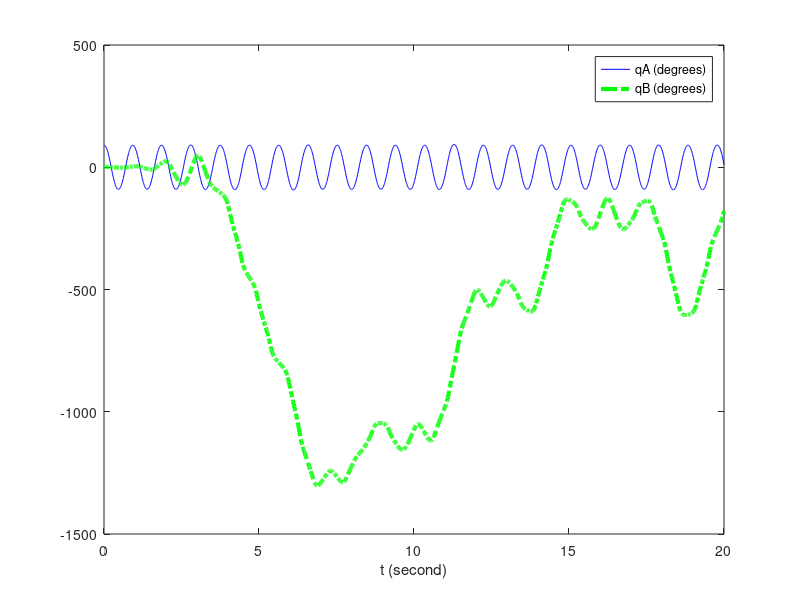
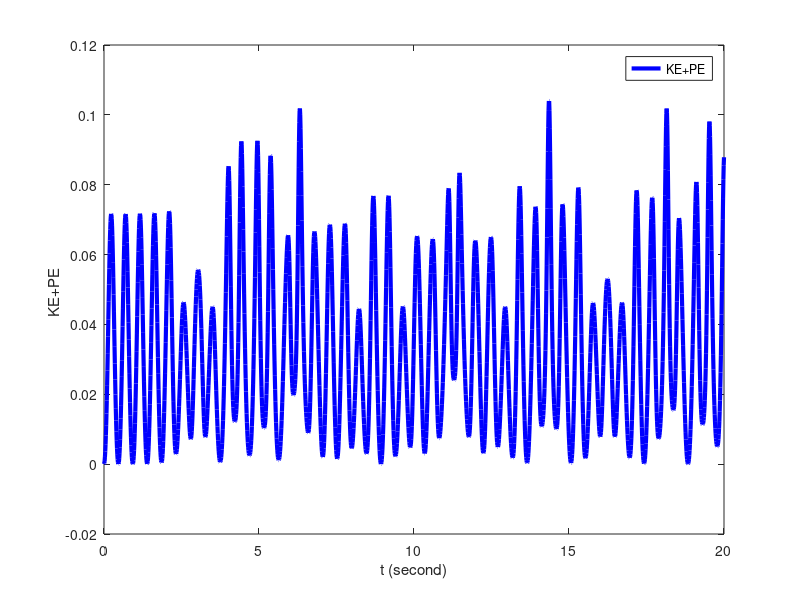

These charts were generated, in order, by the following MATLAB code:
function [t,VAR,Output] = baby_boot
%===========================================================================
% File: baby_boot.m created Nov 05 2025 by MotionGenesis 6.5.
% Portions copyright (c) 2009-2025 Motion Genesis LLC.  Rights reserved.
% MotionGenesis Student Licensee: Charlie Lambert. (until September 2028).
% This MotionGenesis Student license is granted the right to use this code
% only until September 2028, only for legal student-academic (non-professional) purposes,
% and limited to their coursework completion at their accredited school.
% All use of this code is specifically limited to this student licensee.
% No rights are extended for other purposes or to anyone but the licensee.
% This copyright notice must appear in all uses of this code.
%===========================================================================
% The software is provided "as is", without warranty of any kind, express or    
% implied, including but not limited to the warranties of merchantability or    
% fitness for a particular purpose. In no event shall the authors, contributors,
% or copyright holders be liable for any claim, damages or other liability,     
% whether in an action of contract, tort, or otherwise, arising from, out of, or
% in connection with the software or the use or other dealings in the software. 
%===========================================================================
eventDetectedByIntegratorTerminate1OrContinue0 = [];
qADDt=0; qBDDt=0; KE=0; PE=0;


%-------------------------------+--------------------------+-------------------+-----------------
% Quantity                      | Value                    | Units             | Description
%-------------------------------|--------------------------|-------------------|-----------------
g                               =  9.81;                   % m/s^2               Constant
IAxx                            =  50;                     % g*cm^2              Constant
IBxx                            =  2500;                   % g*cm^2              Constant
IByy                            =  500;                    % g*cm^2              Constant
IBzz                            =  2000;                   % g*cm^2              Constant
LA                              =  7.5;                    % cm                  Constant
LB                              =  20;                     % cm                  Constant
mA                              =  0.01;                   % kg                  Constant
mB                              =  0.1;                    % kg                  Constant

qA                              =  90;                     % degrees             Initial Value
qB                              =  1;                      % degrees             Initial Value
qADt                            =  0;                      % UNITS               Initial Value
qBDt                            =  0;                      % UNITS               Initial Value

tInitial                        =  0.0;                    % second              Initial Time
tFinal                          =  20;                     % second              Final Time
tStep                           =  0.01;                   % second              Integration Step
printIntScreen                  =  1;                      % 0 or +integer       0 is NO screen output
printIntFile                    =  1;                      % 0 or +integer       0 is NO file   output
absError                        =  1.0E-05;                %                     Absolute Error
relError                        =  1.0E-08;                %                     Relative Error
%-------------------------------+--------------------------+-------------------+-----------------

% Unit conversions.  UnitSystem: kg, meter, second.
DEGtoRAD = pi / 180.0;
RADtoDEG = 180.0 / pi;
IAxx = IAxx * 1.0E-07;                                     %  Converted from g*cm^2 
IBxx = IBxx * 1.0E-07;                                     %  Converted from g*cm^2 
IByy = IByy * 1.0E-07;                                     %  Converted from g*cm^2 
IBzz = IBzz * 1.0E-07;                                     %  Converted from g*cm^2 
LA = LA * 0.01;                                            %  Converted from cm 
LB = LB * 0.01;                                            %  Converted from cm 
qA = qA * DEGtoRAD;                                        %  Converted from degrees 
qB = qB * DEGtoRAD;                                        %  Converted from degrees 

VAR = SetMatrixFromNamedQuantities;
[t,VAR,Output] = IntegrateForwardOrBackward( tInitial, tFinal, tStep, absError, relError, VAR, printIntScreen, printIntFile );
OutputToScreenOrFile( [], 0, 0 );   % Close output files.
if( printIntFile ~= 0 ),  PlotOutputFiles;  end


%===========================================================================
function sys = mdlDerivatives( t, VAR, uSimulink )
%===========================================================================
SetNamedQuantitiesFromMatrix( VAR );
qADDt = (g*(mA*LA+mB*LB)*sin(qA)+2*(IBxx-IByy)*sin(qB)*cos(qB)*qADt*qBDt)/(IAxx+IBxx+mA*LA^2-mB*(2*LA*LB-(2*LA-LB)*(4*LA-LB))-(IBxx-  ...
IByy)*sin(qB)^2);
qBDDt = -(IBxx-IByy)*sin(qB)*cos(qB)*qADt^2/IBzz;

sys = transpose( SetMatrixOfDerivativesPriorToIntegrationStep );
end



%===========================================================================
function VAR = SetMatrixFromNamedQuantities
%===========================================================================
VAR = zeros( 1, 4 );
VAR(1) = qA;
VAR(2) = qB;
VAR(3) = qADt;
VAR(4) = qBDt;
end


%===========================================================================
function SetNamedQuantitiesFromMatrix( VAR )
%===========================================================================
qA = VAR(1);
qB = VAR(2);
qADt = VAR(3);
qBDt = VAR(4);
end


%===========================================================================
function VARp = SetMatrixOfDerivativesPriorToIntegrationStep
%===========================================================================
VARp = zeros( 1, 4 );
VARp(1) = qADt;
VARp(2) = qBDt;
VARp(3) = qADDt;
VARp(4) = qBDDt;
end



%===========================================================================
function Output = mdlOutputs( t, VAR, uSimulink )
%===========================================================================
KE = 0.5*IAxx*qADt^2 + 0.5*IBxx*qADt^2 + 0.5*IBzz*qBDt^2 + 0.5*mA*LA^2*qADt^2 + 0.5*mB*LB^2*qADt^2 - 0.5*(IBxx-IByy)*sin(qB)^2*qADt^2;
PE = -g*(mA*LA+mB*LB)*cos(qA);

Output = zeros( 1, 5 );
Output(1) = t;
Output(2) = qA*RADtoDEG;
Output(3) = qB*RADtoDEG;

Output(4) = t;
Output(5) = PE+KE;
end


%===========================================================================
function OutputToScreenOrFile( Output, shouldPrintToScreen, shouldPrintToFile )
%===========================================================================
persistent FileIdentifier hasHeaderInformationBeenWritten;

if( isempty(Output) ),
   if( ~isempty(FileIdentifier) ),
      for( i = 1 : 2 ),  fclose( FileIdentifier(i) );  end
      clear FileIdentifier;
      fprintf( 1, '\n Output is in the files baby_boot.i  (i=1,2)\n\n' );
   end
   clear hasHeaderInformationBeenWritten;
   return;
end

if( isempty(hasHeaderInformationBeenWritten) ),
   if( shouldPrintToScreen ),
      fprintf( 1,                '%%       t             qA             qB\n' );
      fprintf( 1,                '%%   (second)       (degrees)      (degrees)\n\n' );
   end
   if( shouldPrintToFile && isempty(FileIdentifier) ),
      FileIdentifier = zeros( 1, 2 );
      FileIdentifier(1) = fopen('baby_boot.1', 'wt');   if( FileIdentifier(1) == -1 ), error('Error: unable to open file baby_boot.1'); end
      fprintf(FileIdentifier(1), '%% FILE: baby_boot.1\n%%\n' );
      fprintf(FileIdentifier(1), '%%       t             qA             qB\n' );
      fprintf(FileIdentifier(1), '%%   (second)       (degrees)      (degrees)\n\n' );
      FileIdentifier(2) = fopen('baby_boot.2', 'wt');   if( FileIdentifier(2) == -1 ), error('Error: unable to open file baby_boot.2'); end
      fprintf(FileIdentifier(2), '%% FILE: baby_boot.2\n%%\n' );
      fprintf(FileIdentifier(2), '%%       t            KE+PE\n' );
      fprintf(FileIdentifier(2), '%%   (second)        (UNITS)\n\n' );
   end
   hasHeaderInformationBeenWritten = 1;
end

if( shouldPrintToScreen ), WriteNumericalData( 1,                 Output(1:3) );  end
if( shouldPrintToFile ),   WriteNumericalData( FileIdentifier(1), Output(1:3) );  end
if( shouldPrintToFile ),   WriteNumericalData( FileIdentifier(2), Output(4:5) );  end
end


%===========================================================================
function WriteNumericalData( fileIdentifier, Output )
%===========================================================================
numberOfOutputQuantities = length( Output );
if( numberOfOutputQuantities > 0 ),
   for( i = 1 : numberOfOutputQuantities ),
      fprintf( fileIdentifier, ' %- 14.6E', Output(i) );
   end
   fprintf( fileIdentifier, '\n' );
end
end



%===========================================================================
function PlotOutputFiles
%===========================================================================
figure;
data = load( 'baby_boot.1' ); 
plot( data(:,1),data(:,2),'-b', data(:,1),data(:,3),'-.g', 'LineWidth',3 );
legend( 'qA (degrees)', 'qB (degrees)' );
xlabel('t (second)');   % ylabel('Some y-axis label');   title('Some plot title');
clear data;

figure;
data = load( 'baby_boot.2' ); 
plot( data(:,1),data(:,2),'-b', 'LineWidth',3 );
legend( 'KE+PE' );
xlabel('t (second)');   ylabel('KE+PE ');   % title('Some plot title');
clear data;
end



%===========================================================================
function [functionsToEvaluateForEvent, eventTerminatesIntegration1Otherwise0ToContinue, eventDirection_AscendingIs1_CrossingIs0_DescendingIsNegative1] = EventDetection( t, VAR, uSimulink )
%===========================================================================
% Detects when designated functions are zero or cross zero with positive or negative slope.
% Step 1: Uncomment call to mdlDerivatives and mdlOutputs.
% Step 2: Change functionsToEvaluateForEvent,                      e.g., change  []  to  [t - 5.67]  to stop at t = 5.67.
% Step 3: Change eventTerminatesIntegration1Otherwise0ToContinue,  e.g., change  []  to  [1]  to stop integrating.
% Step 4: Change eventDirection_AscendingIs1_CrossingIs0_DescendingIsNegative1,  e.g., change  []  to  [1].
% Step 5: Possibly modify function EventDetectedByIntegrator (if eventTerminatesIntegration1Otherwise0ToContinue is 0).
%---------------------------------------------------------------------------
% mdlDerivatives( t, VAR, uSimulink );        % UNCOMMENT FOR EVENT HANDLING
% mdlOutputs(     t, VAR, uSimulink );        % UNCOMMENT FOR EVENT HANDLING
functionsToEvaluateForEvent = [];
eventTerminatesIntegration1Otherwise0ToContinue = [];
eventDirection_AscendingIs1_CrossingIs0_DescendingIsNegative1 = [];
eventDetectedByIntegratorTerminate1OrContinue0 = eventTerminatesIntegration1Otherwise0ToContinue;
end


%===========================================================================
function [isIntegrationFinished, VAR] = EventDetectedByIntegrator( t, VAR, nIndexOfEvents )
%===========================================================================
isIntegrationFinished = eventDetectedByIntegratorTerminate1OrContinue0( nIndexOfEvents );
if( ~isIntegrationFinished ),
   SetNamedQuantitiesFromMatrix( VAR );
%  Put code here to modify how integration continues.
   VAR = SetMatrixFromNamedQuantities;
end
end



%===========================================================================
function [t,VAR,Output] = IntegrateForwardOrBackward( tInitial, tFinal, tStep, absError, relError, VAR, printIntScreen, printIntFile )
%===========================================================================
OdeMatlabOptions = odeset( 'RelTol',relError, 'AbsTol',absError, 'MaxStep',tStep, 'Events',@EventDetection );
t = tInitial;                 epsilonT = 0.001*tStep;                   tFinalMinusEpsilonT = tFinal - epsilonT;
printCounterScreen = 0;       integrateForward = tFinal >= tInitial;    tAtEndOfIntegrationStep = t + tStep;
printCounterFile   = 0;       isIntegrationFinished = 0;
mdlDerivatives( t, VAR, 0 );
while 1,
   if( (integrateForward && t >= tFinalMinusEpsilonT) || (~integrateForward && t <= tFinalMinusEpsilonT) ), isIntegrationFinished = 1;  end
   shouldPrintToScreen = printIntScreen && ( isIntegrationFinished || printCounterScreen <= 0.01 );
   shouldPrintToFile   = printIntFile   && ( isIntegrationFinished || printCounterFile   <= 0.01 );
   if( isIntegrationFinished || shouldPrintToScreen || shouldPrintToFile ),
      Output = mdlOutputs( t, VAR, 0 );
      OutputToScreenOrFile( Output, shouldPrintToScreen, shouldPrintToFile );
      if( isIntegrationFinished ), break;  end
      if( shouldPrintToScreen ), printCounterScreen = printIntScreen;  end
      if( shouldPrintToFile ),   printCounterFile   = printIntFile;    end
   end
   [TimeOdeArray, VarOdeArray, timeEventOccurredInIntegrationStep, nStatesArraysAtEvent, nIndexOfEvents] = ode45( @mdlDerivatives, [t tAtEndOfIntegrationStep], VAR, OdeMatlabOptions, 0 );
   if( isempty(timeEventOccurredInIntegrationStep) ),
      lastIndex = length( TimeOdeArray );
      t = TimeOdeArray( lastIndex );
      VAR = VarOdeArray( lastIndex, : );
      printCounterScreen = printCounterScreen - 1;
      printCounterFile   = printCounterFile   - 1;
      if( abs(tAtEndOfIntegrationStep - t) >= abs(epsilonT) ), warning('numerical integration failed'); break;  end
      tAtEndOfIntegrationStep = t + tStep;
      if( (integrateForward && tAtEndOfIntegrationStep > tFinal) || (~integrateForward && tAtEndOfIntegrationStep < tFinal) ) tAtEndOfIntegrationStep = tFinal;  end
   else
      t = timeEventOccurredInIntegrationStep( 1 );    % time  at firstEvent = 1 during this integration step.
      VAR = nStatesArraysAtEvent( 1, : );             % state at firstEvent = 1 during this integration step.
      printCounterScreen = 0;
      printCounterFile   = 0;
      [isIntegrationFinished, VAR] = EventDetectedByIntegrator( t, VAR, nIndexOfEvents(1) );
   end
end
end


%==================================
end    % End of function baby_boot
%==================================
